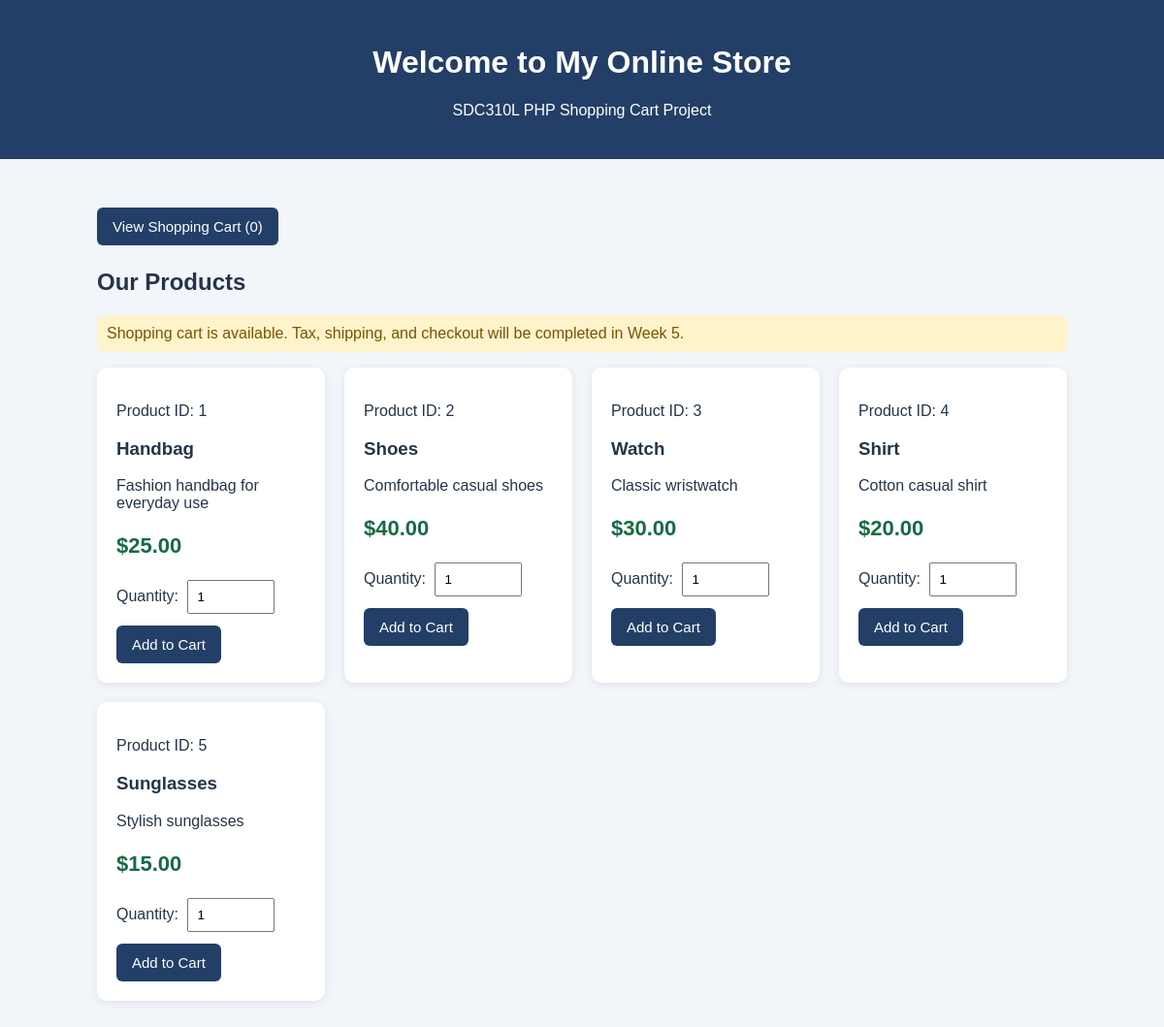
The page / on the database its author committed.
### tables this page shows
CREATE TABLE `products` (
  `product_id` int(11) NOT NULL,
  `product_name` varchar(100) NOT NULL,
  `product_description` text NOT NULL,
  `product_cost` decimal(10,2) NOT NULL
);

### cart_functions.php (called while the page is built, shortened)
<?php
function getCartSessionId() {
    return session_id();
}
function getCartCount($pdo) {
    $stmt = $pdo->prepare(
        "SELECT COALESCE(SUM(quantity), 0)
         FROM cart_items
         WHERE session_id = ?"
    );
    $stmt->execute([getCartSessionId()]);
    return (int) $stmt->fetchColumn();
}

### index.php (the view, shortened to what this page needs)
<?php
require_once __DIR__ . '/cart_functions.php';
function escapeHtml($value) {
    return htmlspecialchars((string)$value, ENT_QUOTES, 'UTF-8');
}
try {
    $stmt = $pdo->query(
        "SELECT product_id, product_name,
                product_description, product_cost
         FROM products
         ORDER BY product_id"
    );
    $products = $stmt->fetchAll();
    $cartCount = getCartCount($pdo);
} catch (PDOException $e) {
    error_log($e->getMessage());
    http_response_code(500);
    exit('Unable to load products.');
}
?>
<!DOCTYPE html>
<html lang="en">
<head>
</head>
<body>
    <header>
        <h1>Welcome to My Online Store</h1>
        <p>SDC310L PHP Shopping Cart Project</p>
    </header>
    <main>
        <div class="top-links">
            <a class="cart-link" href="cart.php">
                View Shopping Cart (<?= (int)$cartCount ?>)
            </a>
        </div>
        <h2>Our Products</h2>
        <p class="status">Shopping cart is available. Tax, shipping, and checkout will be completed in Week 5.</p>
        <div class="products">
            <?php foreach ($products as $product): ?>
                <div class="product">
                    <p>Product ID: <?= (int)$product['product_id'] ?></p>
                    <h3><?= escapeHtml($product['product_name']) ?></h3>
                    <p><?= escapeHtml($product['product_description']) ?></p>
                    <p class="price">$<?= number_format((float)$product['product_cost'], 2) ?></p>
                    <form method="POST" action="index.php">
                        <label for="qty-<?= (int)$product['product_id'] ?>">Quantity:</label>
                        <input class="quantity-input" type="number"
                               id="qty-<?= (int)$product['product_id'] ?>"
                               name="quantity" value="1" min="1" max="999" required>
                        <button type="submit">Add to Cart</button>
                    </form>
                </div>
            <?php endforeach; ?>
        </div>
    </main>
</body>
</html>

### index.php (style rules this page uses)
body { font-family: Arial, sans-serif; margin: 0; background: #f2f5fa; color: #24354a; }
header { background: #233f67; color: white; padding: 25px; text-align: center; }
main { max-width: 1000px; margin: 30px auto; padding: 20px; }
.top-links { margin-bottom: 24px; }
.cart-link, button { display: inline-block; background: #233f67; color: white; border: none; padding: 11px 16px; border-radius: 6px; text-decoration: none; cursor: pointer; font-size: 15px; }
button { margin-top: 12px; }
.products { display: grid; grid-template-columns: repeat(auto-fit, minmax(220px, 1fr)); gap: 20px; }
.product { background: white; padding: 20px; border-radius: 10px; box-shadow: 0 2px 8px #00000015; }
.price { font-size: 22px; font-weight: bold; color: #176b43; }
.status { color: #795400; background: #fff3cc; padding: 10px; border-radius: 6px; }
.quantity-input { width: 70px; padding: 8px; margin-left: 5px; }

### rows shown on the page
products: product_id "1", product_name "Handbag", product_description "Fashion handbag for everyday use", product_cost "25.00", quantity "1"
products: product_id "2", product_name "Shoes", product_description "Comfortable casual shoes", product_cost "40.00"
products: product_id "3", product_name "Watch", product_description "Classic wristwatch", product_cost "30.00"
products: product_id "4", product_name "Shirt", product_description "Cotton casual shirt", product_cost "20.00"
products: product_id "5", product_name "Sunglasses", product_description "Stylish sunglasses", product_cost "15.00"

### other values the page prints
$cartCount "0"
